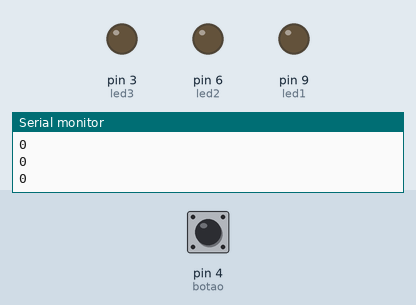
Bench run of a sketch on a simulated Arduino Uno, built with avr-gcc and run on an emulated ATmega328P. On the bench: output pins drawn as LEDs (lit = HIGH), the last lines printed to the serial monitor. Inputs (shaded band) come from the test bench; at power-on: pin 4 (botao) LOW.

Above: at 1.2 s.
1.3 s: pin 4 (botao) pulled HIGH for 0.15 s
At 3.31 s:
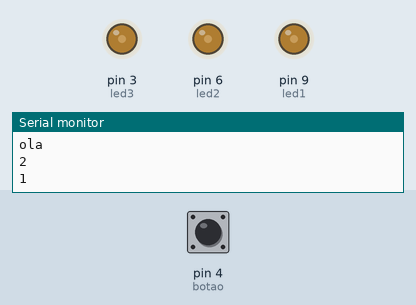
Timing chart, 0 to 10.3 s (numbered marks = the images above; inputs shaded):
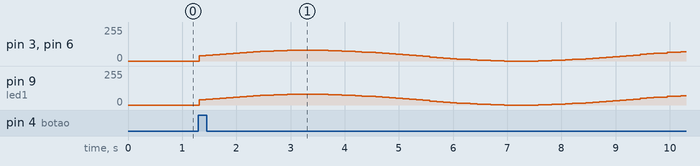

The sketch:

bodacious_bruticus1.ino
```cpp
// C++ code
//

int led1 = 9;
int led2 = 6;
int led3 = 3;
int val = 0;
float tensao = 0;
float potenciometro = A4;
char string[5];
float x;
int botao = 4;
float i = -6.28;


void setup()
{
  pinMode(led1, OUTPUT);
  pinMode(led2, OUTPUT);
  pinMode(led3, OUTPUT);
  pinMode(botao, INPUT);
  Serial.begin(9500);
}


void loop()
{

  float variacao;
  int pulsacao=1;
      if(digitalRead(botao))
    {
      Serial.println("ola");
      pulsacao != 3 ? (pulsacao+=1):(pulsacao = 1);
      Serial.println(pulsacao);
    }

    Serial.println(digitalRead(botao));

    if(pulsacao != 1){

        for(;i <= 6.28;i += 0.1){
          variacao = 255*(sin(i)+1)/6.28;
          analogWrite(led1, variacao);
          analogWrite(led2, variacao);
  		  analogWrite(led3, variacao);
  		  delay(500/(pulsacao*2));
  		}
    }
}
```

Measured:
- after the input at 1.3 s, pin 3 (led3), pin 6 (led2), pin 9 (led1): 0/255 → 40/255 at once, → 44/255 0.13 s later, → 48/255 0.13 s later, → 52/255 0.13 s later, … (66 changes in this stretch)
